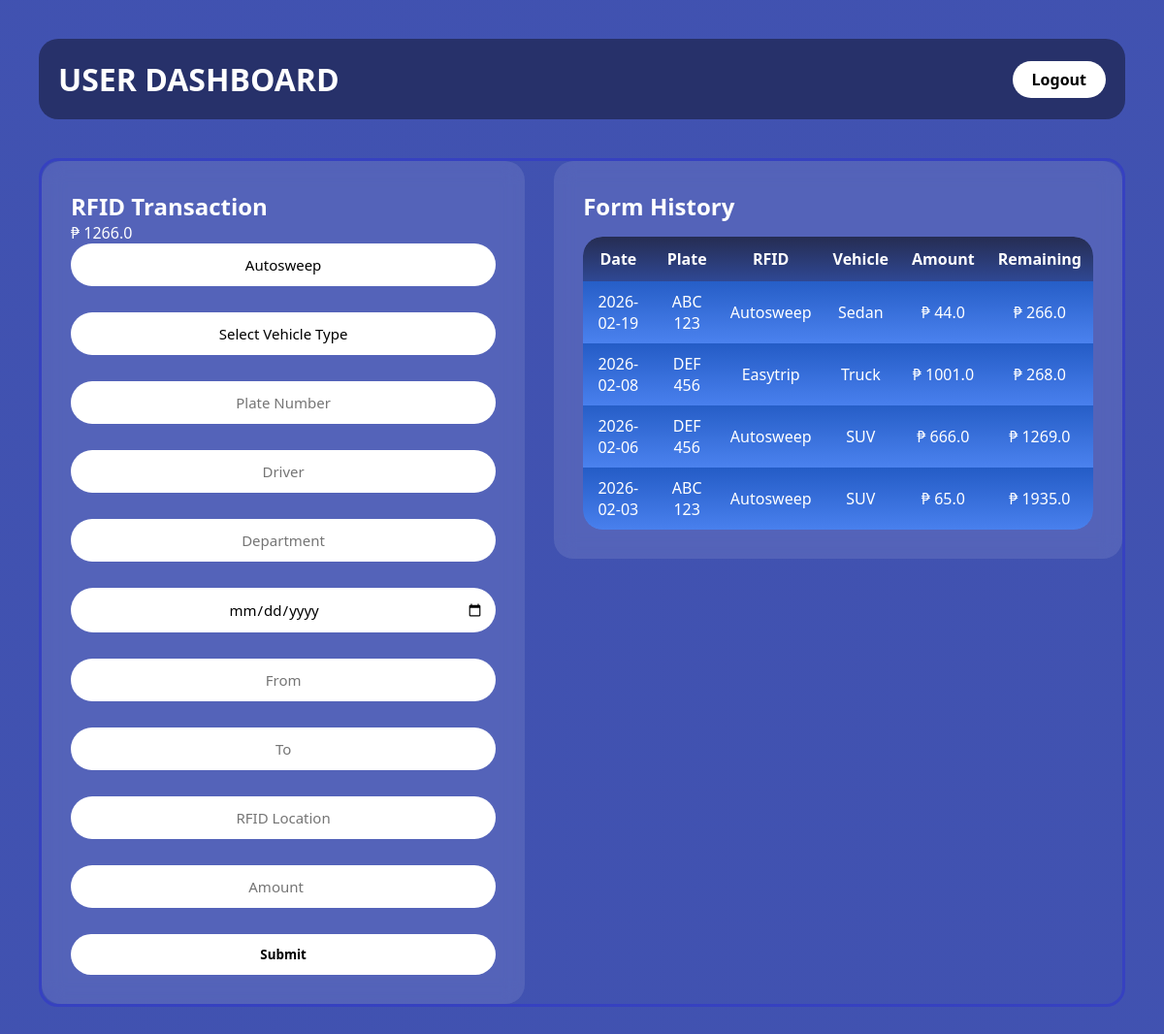
The app's page /dashboard (signed in) with its own data.
### app.py (models this page shows)
class User(db.Model):
    id = db.Column(db.Integer, primary_key=True)
    email = db.Column(db.String(120), unique=True, nullable=False)
    password = db.Column(db.String(120), nullable=False)
    role = db.Column(db.String(20), default="user")
    approved = db.Column(db.Boolean, default=False)
    balance = db.Column(db.Float, default=2000)

class VehicleLog(db.Model):
    id = db.Column(db.Integer, primary_key=True)
    user_id = db.Column(db.Integer, db.ForeignKey("user.id"))
    rfid_type = db.Column(db.String(50))
    vehicle_type = db.Column(db.String(50))
    plate_number = db.Column(db.String(50))
    driver = db.Column(db.String(100))
    department = db.Column(db.String(100))
    travel_date = db.Column(db.String(20))
    from_location = db.Column(db.String(100))
    to_location = db.Column(db.String(100))
    rfid_location = db.Column(db.String(100))
    amount = db.Column(db.Float)
    remaining_balance = db.Column(db.Float)

### app.py (the view, shortened to what this page needs)
@app.route("/dashboard", methods=["GET", "POST"])
def dashboard():
    if "user_id" not in session:
        return redirect(url_for("login"))
    user = User.query.get(session["user_id"])
    logs = VehicleLog.query.filter_by(user_id=user.id)\
        .order_by(VehicleLog.id.desc()).all()
    return render_template(
        "user_dashboard.html",
        logs=logs,
        balance=user.balance
    )

### templates/user_dashboard.html (shortened to what this page needs)
<!DOCTYPE html>
<html lang="en">
<head>
    <link rel="stylesheet" href="{{ url_for('static', filename='style.css') }}">
</head>
<body class="dashboard-container">
<div class="header">
    <h1>USER DASHBOARD</h1>
    <a href="{{ url_for('logout') }}" class="logout-btn">Logout</a>
</div>
<div class="user-split-container">
    <div class="glass-card left-panel">
        <h2>RFID Transaction</h2>
        <div class="balance">
            ₱ {{ balance }}
        </div>
        <form method="POST" class="vertical-form">
            <select name="rfid_type">
                <option>Autosweep</option>
            </select>
            <select name="vehicle_type" required>
                <option value="">Select Vehicle Type</option>
            </select>
            <input type="text" name="plate_number" placeholder="Plate Number" required>
            <input type="text" name="driver" placeholder="Driver" required>
            <input type="text" name="department" placeholder="Department" required>
            <input type="date" name="travel_date" required>
            <input type="text" name="from_location" placeholder="From" required>
            <input type="text" name="to_location" placeholder="To" required>
            <input type="text" name="rfid_location" placeholder="RFID Location" required>
            <input type="number" name="amount" placeholder="Amount" required>
            <button type="submit" class="submit-btn">Submit</button>
        </form>
    </div>
    <div class="glass-card right-panel">
        <h2>Form History</h2>
        <table class="history-table">
            <tr>
                <th>Date</th>
                <th>Plate</th>
                <th>RFID</th>
                <th>Vehicle</th>
                <th>Amount</th>
                <th>Remaining</th>
            </tr>
            {% for log in logs %}
            <tr>
                <td>{{ log.travel_date }}</td>
                <td>{{ log.plate_number }}</td>
                <td>{{ log.rfid_type }}</td>
                <td>{{ log.vehicle_type }}</td>
                <td>₱ {{ log.amount }}</td>
                <td>₱ {{ log.remaining_balance }}</td>
            </tr>
            {% endfor %}
        </table>
    </div>
</div>
</body>
</html>

### static/style.css (style rules this page uses)
* { margin: 0; padding: 0; box-sizing: border-box; font-family: 'Segoe UI', sans-serif; }
.dashboard-container { min-height: 100vh; padding: 40px; background: linear-gradient(rgba(1,24,150,0.75), rgba(1,24,150,0.75)), url("https://images.candymag.com/candy/images/2022/12/16/applying-to-iacademy.png"); background-size: cover; background-position: center; color: white; }
.header { display: flex; justify-content: space-between; align-items: center; background: rgba(0,0,0,0.4); padding: 20px; border-radius: 20px; margin-bottom: 30px; }
.logout-btn { padding: 8px 20px; background: white; color: black; border-radius: 20px; text-decoration: none; font-weight: bold; }
table { border-collapse: separate; border-spacing: 0; border-radius: 20px; overflow: hidden; }
th { background: linear-gradient( to bottom, #1e3a8a 0%, #2563eb 100% ); color: rgb(255, 255, 255); }
td { background: linear-gradient( to bottom, #155aca 0%, #468aff 100% ); }
.vertical-form { display: flex; flex-direction: column; gap: 12px; }
.vertical-form input, .vertical-form select { padding: 10px; border-radius: 15px; border: none; }
.submit-btn { padding: 12px; border-radius: 25px; border: none; background: white; font-weight: bold; cursor: pointer; }
table { width: 100%; border-collapse: collapse; margin-top: 15px; }
th { background: rgba(0,0,0,0.3); padding: 10px; }
td { padding: 8px; text-align: center; }
tr:nth-child(even) { background: rgba(255,255,255,0.05); }
.user-split-container { display: flex; gap: 30px; margin-top: 40px; }
.left-panel { flex: 1; border-radius: 20px; }
.right-panel { flex: 1.2; border-radius: 20px; overflow-x: auto; }
.glass-card { border-radius: 20px; }
.user-split-container { display: flex; gap: 40px; max-width: 1400px; margin: 40px auto; align-items: flex-start; }
.left-panel, .right-panel { background: rgba(255,255,255,0.1); backdrop-filter: blur(10px); padding: 30px; border-radius: 20px; }
.user-split-container { display: flex; flex-direction: row; gap: 30px; margin-top: 40px; width: 100%; }
.left-panel { flex: 1; }
.right-panel { flex: 1.2; overflow-x: auto; }
.user-split-container { border: 3px solid rgba(17, 0, 248, 0.212); border-radius: 20px; }
.vertical-form input, .vertical-form select, .card input, .card select { width: 100%; padding: 12px; margin-bottom: 15px; border-radius: 30px; border: none; outline: none; font-size: 15px; text-align: center; background: white; color: black; appearance: none; }
.card select, .vertical-form select { cursor: pointer; }
.history-table { width: 100%; border-collapse: separate; border-spacing: 0; margin-top: 15px; border-radius: 20px; overflow: hidden; }
.history-table th { padding: 12px; text-align: center; font-weight: bold; color: white; background: linear-gradient( to bottom, rgba(0, 0, 0, 0.55), rgba(17, 49, 117, 0.55) ); }
.history-table td { padding: 10px; text-align: center; color: white; background: linear-gradient( to bottom, rgba(21,90,202,0.75), rgba(70,138,255,0.75) ); }
.history-table tr:first-child th:first-child { border-top-left-radius: 20px; }
.history-table tr:first-child th:last-child { border-top-right-radius: 20px; }
.history-table tr:last-child td:first-child { border-bottom-left-radius: 20px; }
.history-table tr:last-child td:last-child { border-bottom-right-radius: 20px; }

### records on screen
User: balance "1266.0"
VehicleLog: travel_date "2026-02-19", plate_number "ABC 123", rfid_type "Autosweep", vehicle_type "Sedan", amount "44.0", remaining_balance "266.0"
VehicleLog: travel_date "2026-02-08", plate_number "DEF 456", rfid_type "Easytrip", vehicle_type "Truck", amount "1001.0", remaining_balance "268.0"
VehicleLog: travel_date "2026-02-06", plate_number "DEF 456", rfid_type "Autosweep", vehicle_type "SUV", amount "666.0", remaining_balance "1269.0"
VehicleLog: travel_date "2026-02-03", plate_number "ABC 123", rfid_type "Autosweep", vehicle_type "SUV", amount "65.0", remaining_balance "1935.0"
